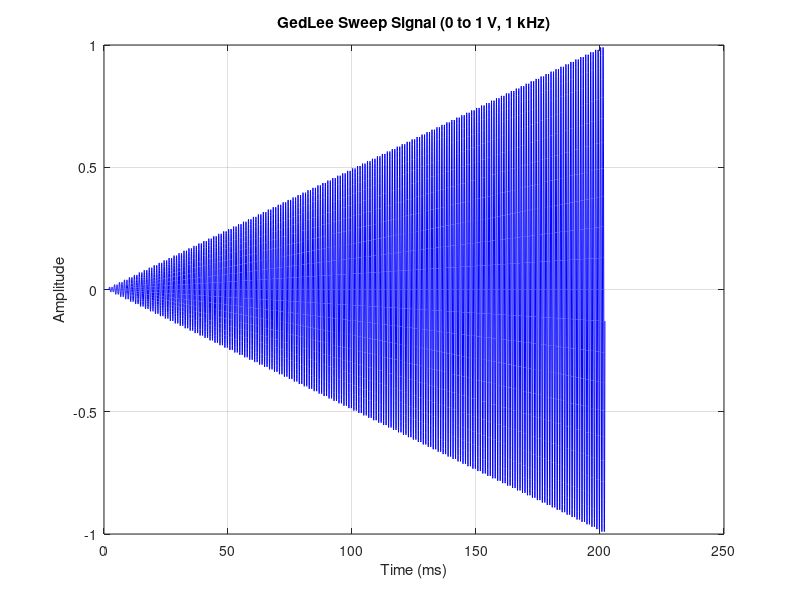

Reproduce this figure in MATLAB.
% === GEDLEE Sweep Generator ===
% Generates a 1 kHz sine wave with stepwise increasing amplitude
% 0 to 1 V in 10 mV steps (101 steps total), each lasting 2 ms

fs = 48000;               % Sampling rate (Hz)
f_sine = 1000;            % Sine wave frequency (Hz)
step_duration = 0.002;    % Duration of each amplitude step (2 ms)
n_steps = 101;            % From 0 V to 1 V in 10 mV steps (inclusive)
t_total = step_duration * n_steps;
t = 0:1/fs:t_total - 1/fs;  % Time vector

% Create amplitude vector: 0 V, 0.01 V, ..., 1 V (101 levels)
amp = 0.01 * floor(t / step_duration);

% Generate the signal: 1 kHz sine modulated by amplitude
signal = amp .* sin(2 * pi * f_sine * t);

% Normalize for safety margin (optional)
signal = 0.99 * signal / max(abs(signal));

% Export the waveform as 32-bit float WAV
audiowrite('gedlee_sweep_float32.wav', signal', fs, 'BitsPerSample', 32);
disp('File "gedlee_sweep_float32.wav" successfully generated.');

% === Optional: Plot the first 20 ms ===
figure;
plot(t * 1000, signal, 'b');
xlabel('Time (ms)');
ylabel('Amplitude');
title('GedLee Sweep Signal (0 to 1 V, 1 kHz)');
grid on;
%xlim([0 20]);  % Plot first few steps for inspection
